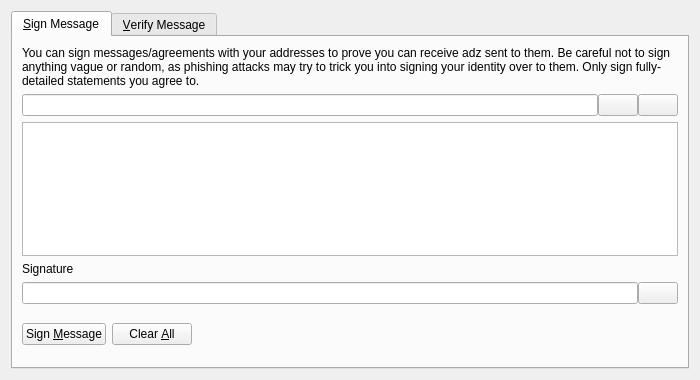
<?xml version="1.0" encoding="UTF-8"?>
<ui version="4.0">
 <class>SignVerifyMessageDialog</class>
 <widget class="QDialog" name="SignVerifyMessageDialog">
  <property name="geometry">
   <rect>
    <x>0</x>
    <y>0</y>
    <width>700</width>
    <height>380</height>
   </rect>
  </property>
  <property name="windowTitle">
   <string>Signatures - Sign / Verify a Message</string>
  </property>
  <property name="modal">
   <bool>true</bool>
  </property>
  <layout class="QVBoxLayout" name="verticalLayout">
   <item>
    <widget class="QTabWidget" name="tabWidget">
     <property name="currentIndex">
      <number>0</number>
     </property>
     <widget class="QWidget" name="tabSignMessage">
      <attribute name="title">
       <string>&amp;Sign Message</string>
      </attribute>
      <layout class="QVBoxLayout" name="verticalLayout_SM">
       <item>
        <widget class="QLabel" name="infoLabel_SM">
         <property name="text">
          <string>You can sign messages/agreements with your addresses to prove you can receive adz sent to them. Be careful not to sign anything vague or random, as phishing attacks may try to trick you into signing your identity over to them. Only sign fully-detailed statements you agree to.</string>
         </property>
         <property name="textFormat">
          <enum>Qt::PlainText</enum>
         </property>
         <property name="wordWrap">
          <bool>true</bool>
         </property>
        </widget>
       </item>
       <item>
        <layout class="QHBoxLayout" name="horizontalLayout_1_SM">
         <property name="spacing">
          <number>0</number>
         </property>
         <item>
          <widget class="QValidatedLineEdit" name="addressIn_SM">
           <property name="toolTip">
            <string>The adz address to sign the message with</string>
           </property>
          </widget>
         </item>
         <item>
          <widget class="QPushButton" name="addressBookButton_SM">
           <property name="toolTip">
            <string>Choose previously used address</string>
           </property>
           <property name="text">
            <string/>
           </property>
           <property name="shortcut">
            <string>Alt+A</string>
           </property>
           <property name="autoDefault">
            <bool>false</bool>
           </property>
          </widget>
         </item>
         <item>
          <widget class="QPushButton" name="pasteButton_SM">
           <property name="toolTip">
            <string>Paste address from clipboard</string>
           </property>
           <property name="text">
            <string/>
           </property>
           <property name="shortcut">
            <string>Alt+P</string>
           </property>
           <property name="autoDefault">
            <bool>false</bool>
           </property>
          </widget>
         </item>
        </layout>
       </item>
       <item>
        <widget class="QPlainTextEdit" name="messageIn_SM">
         <property name="toolTip">
          <string>Enter the message you want to sign here</string>
         </property>
        </widget>
       </item>
       <item>
        <widget class="QLabel" name="signatureLabel_SM">
         <property name="text">
          <string>Signature</string>
         </property>
         <property name="textFormat">
          <enum>Qt::PlainText</enum>
         </property>
        </widget>
       </item>
       <item>
        <layout class="QHBoxLayout" name="horizontalLayout_2_SM">
         <property name="spacing">
          <number>0</number>
         </property>
         <item>
          <widget class="QLineEdit" name="signatureOut_SM">
           <property name="font">
            <font>
             <italic>true</italic>
            </font>
           </property>
           <property name="readOnly">
            <bool>true</bool>
           </property>
          </widget>
         </item>
         <item>
          <widget class="QPushButton" name="copySignatureButton_SM">
           <property name="toolTip">
            <string>Copy the current signature to the system clipboard</string>
           </property>
           <property name="text">
            <string/>
           </property>
           <property name="autoDefault">
            <bool>false</bool>
           </property>
          </widget>
         </item>
        </layout>
       </item>
       <item>
        <layout class="QHBoxLayout" name="horizontalLayout_3_SM">
         <item>
          <widget class="QPushButton" name="signMessageButton_SM">
           <property name="toolTip">
            <string>Sign the message to prove you own this adz address</string>
           </property>
           <property name="text">
            <string>Sign &amp;Message</string>
           </property>
           <property name="autoDefault">
            <bool>false</bool>
           </property>
          </widget>
         </item>
         <item>
          <widget class="QPushButton" name="clearButton_SM">
           <property name="toolTip">
            <string>Reset all sign message fields</string>
           </property>
           <property name="text">
            <string>Clear &amp;All</string>
           </property>
           <property name="autoDefault">
            <bool>false</bool>
           </property>
          </widget>
         </item>
         <item>
          <spacer name="horizontalSpacer_1_SM">
           <property name="orientation">
            <enum>Qt::Horizontal</enum>
           </property>
           <property name="sizeHint" stdset="0">
            <size>
             <width>40</width>
             <height>48</height>
            </size>
           </property>
          </spacer>
         </item>
         <item>
          <widget class="QLabel" name="statusLabel_SM">
           <property name="font">
            <font>
             <weight>75</weight>
             <bold>true</bold>
            </font>
           </property>
           <property name="text">
            <string/>
           </property>
           <property name="wordWrap">
            <bool>true</bool>
           </property>
          </widget>
         </item>
         <item>
          <spacer name="horizontalSpacer_2_SM">
           <property name="orientation">
            <enum>Qt::Horizontal</enum>
           </property>
           <property name="sizeHint" stdset="0">
            <size>
             <width>40</width>
             <height>48</height>
            </size>
           </property>
          </spacer>
         </item>
        </layout>
       </item>
      </layout>
     </widget>
     <widget class="QWidget" name="tabVerifyMessage">
      <attribute name="title">
       <string>&amp;Verify Message</string>
      </attribute>
      <layout class="QVBoxLayout" name="verticalLayout_VM">
       <item>
        <widget class="QLabel" name="infoLabel_VM">
         <property name="text">
          <string>Enter the receiver's address, message (ensure you copy line breaks, spaces, tabs, etc. exactly) and signature below to verify the message. Be careful not to read more into the signature than what is in the signed message itself, to avoid being tricked by a man-in-the-middle attack. Note that this only proves the signing party receives with the address, it cannot prove sendership of any transaction!</string>
         </property>
         <property name="textFormat">
          <enum>Qt::PlainText</enum>
         </property>
         <property name="alignment">
          <set>Qt::AlignLeading|Qt::AlignLeft|Qt::AlignTop</set>
         </property>
         <property name="wordWrap">
          <bool>true</bool>
         </property>
        </widget>
       </item>
       <item>
        <layout class="QHBoxLayout" name="horizontalLayout_1_VM">
         <property name="spacing">
          <number>0</number>
         </property>
         <item>
          <widget class="QValidatedLineEdit" name="addressIn_VM">
           <property name="toolTip">
            <string>The adz address the message was signed with</string>
           </property>
          </widget>
         </item>
         <item>
          <widget class="QPushButton" name="addressBookButton_VM">
           <property name="toolTip">
            <string>Choose previously used address</string>
           </property>
           <property name="text">
            <string/>
           </property>
           <property name="shortcut">
            <string>Alt+A</string>
           </property>
           <property name="autoDefault">
            <bool>false</bool>
           </property>
          </widget>
         </item>
        </layout>
       </item>
       <item>
        <widget class="QPlainTextEdit" name="messageIn_VM"/>
       </item>
       <item>
        <widget class="QValidatedLineEdit" name="signatureIn_VM"/>
       </item>
       <item>
        <layout class="QHBoxLayout" name="horizontalLayout_2_VM">
         <item>
          <widget class="QPushButton" name="verifyMessageButton_VM">
           <property name="toolTip">
            <string>Verify the message to ensure it was signed with the specified adz address</string>
           </property>
           <property name="text">
            <string>Verify &amp;Message</string>
           </property>
           <property name="autoDefault">
            <bool>false</bool>
           </property>
          </widget>
         </item>
         <item>
          <widget class="QPushButton" name="clearButton_VM">
           <property name="toolTip">
            <string>Reset all verify message fields</string>
           </property>
           <property name="text">
            <string>Clear &amp;All</string>
           </property>
           <property name="autoDefault">
            <bool>false</bool>
           </property>
          </widget>
         </item>
         <item>
          <spacer name="horizontalSpacer_1_VM">
           <property name="orientation">
            <enum>Qt::Horizontal</enum>
           </property>
           <property name="sizeHint" stdset="0">
            <size>
             <width>40</width>
             <height>48</height>
            </size>
           </property>
          </spacer>
         </item>
         <item>
          <widget class="QLabel" name="statusLabel_VM">
           <property name="font">
            <font>
             <weight>75</weight>
             <bold>true</bold>
            </font>
           </property>
           <property name="text">
            <string/>
           </property>
           <property name="wordWrap">
            <bool>true</bool>
           </property>
          </widget>
         </item>
         <item>
          <spacer name="horizontalSpacer_2_VM">
           <property name="orientation">
            <enum>Qt::Horizontal</enum>
           </property>
           <property name="sizeHint" stdset="0">
            <size>
             <width>40</width>
             <height>48</height>
            </size>
           </property>
          </spacer>
         </item>
        </layout>
       </item>
      </layout>
     </widget>
    </widget>
   </item>
  </layout>
 </widget>
 <customwidgets>
  <customwidget>
   <class>QValidatedLineEdit</class>
   <extends>QLineEdit</extends>
   <header>qvalidatedlineedit.h</header>
  </customwidget>
 </customwidgets>
 <resources>
  <include location="../dash.qrc"/>
 </resources>
 <connections/>
</ui>
